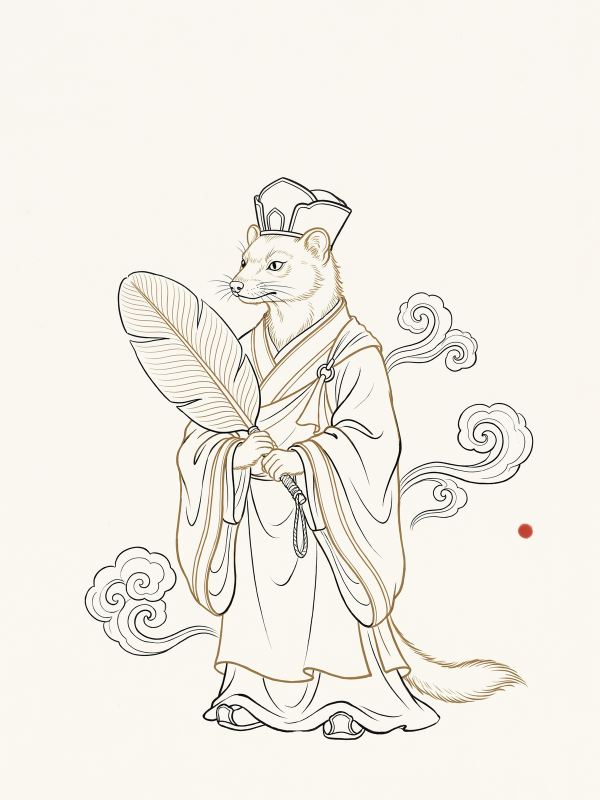
#> input picture assets/promo/plate-set/plate-line-04-huangfengguai.png, 1200 x 1600 px, found by its file name (shown at 1/2 size); its folder holds only this picture in this run
$ python _w974_probe_top2.py
#> lines starting #> are read from the running program, lines starting #| are printed output that depends on the picture
#> in main, im is the input picture: PIL image 1200x1600 RGB; mean R, G, B 242.8, 239.5, 231.8
# -*- coding: utf-8 -*-
"""_w974_probe_top2.py — 量化「bbox 顶」与「阈值化主体顶」的差异（全目录）

问题（W974 实测）：`_w945_prepare.py` 的 ink_top() 取**整图墨迹 bbox 的顶**。
一张图顶部若有 3 个孤立墨点/噪点（实测：plate-line-24 第 18 行仅 3 px·差值 41），
bbox 顶就被拉到 18 px ⇒ 站点版裁切线 = 18−6 = 12 ⇒ 几乎不裁（站点版 1588 px·≈母版高）。

正确口径：**主体顶 = 第一行「行内墨迹像素数 ≥ K」的行**（K 为行内像素数下限·滤掉孤立点）。

本探针对全目录 52 张母版，输出各 K 值下的主体顶与「相对 bbox 顶是否变化」，用于：
  ① 选定 K（须能把 1–4 px 的孤立点滤掉·又不能把真实细线起始误判为噪点）
  ② 量化存量波及面（既有 40 张是否也受影响）

用法：py -3 scripts/_w974_probe_top2.py
"""
import os

from PIL import Image, ImageChops

REPO = r"D:\xiyouji"
SET_DIR = os.path.join(REPO, "assets", "promo", "plate-set")
PAPER = (250, 247, 240)
TOL = 26
KS = (5, 8, 12, 20, 30, 50)


def row_ink_counts(im):
    """逐行的「差值 ≥ TOL 的像素数」"""
    w, h = im.size
#> w = 1200; h = 1600
    d = ImageChops.difference(im.convert("RGB"), Image.new("RGB", im.size, PAPER))
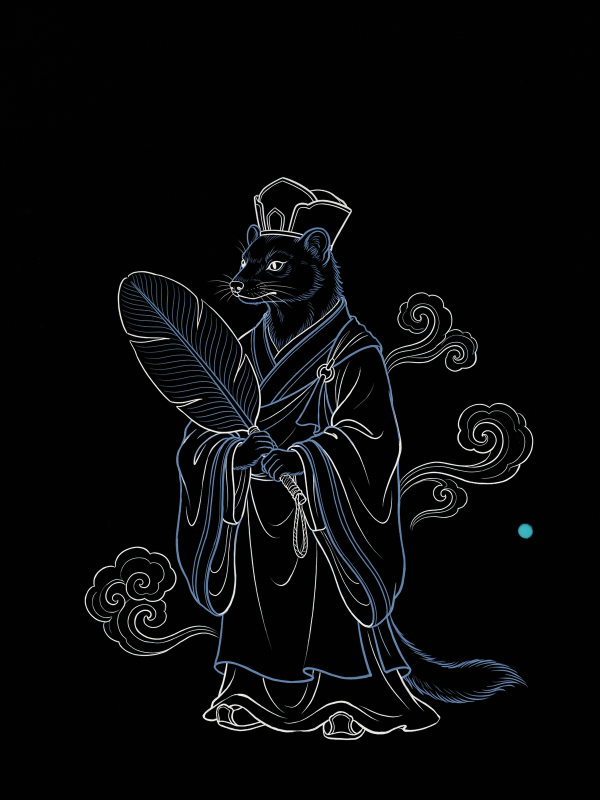
#> d: PIL image 1200x1600 RGB (shown at 1/2 size); mean R, G, B 7.7, 8.6, 9.4
    r, g, b = d.split()
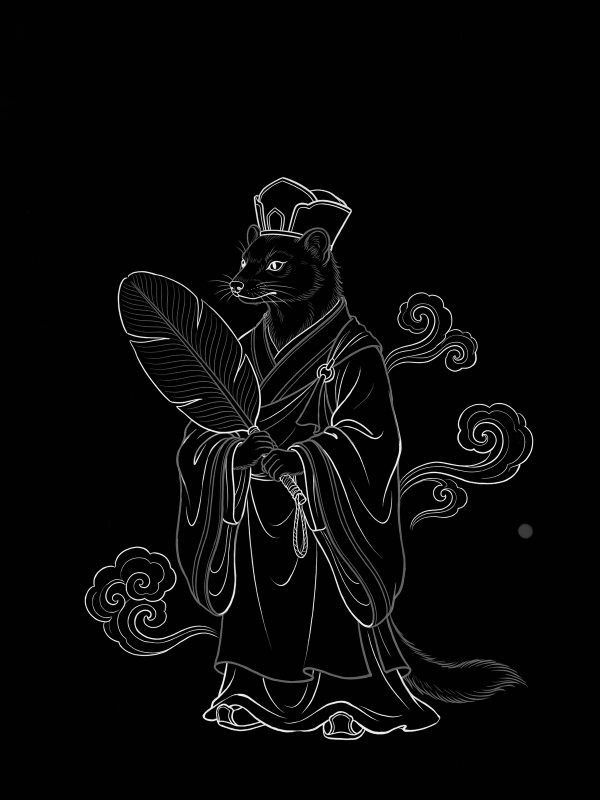
#> r: PIL image 1200x1600 L (shown at 1/2 size); min 0, max 250, mean 7.7
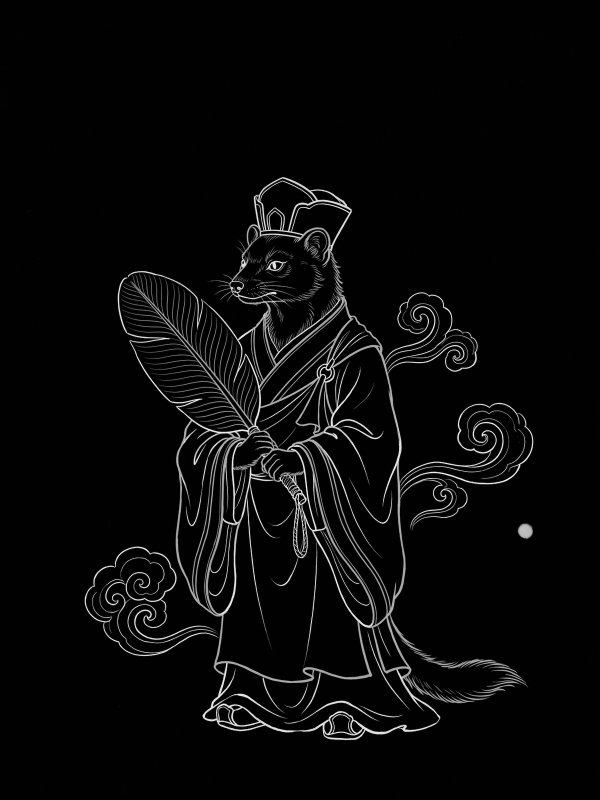
#> b: PIL image 1200x1600 L (shown at 1/2 size); min 0, max 240, mean 9.4
    m = ImageChops.lighter(ImageChops.lighter(r, g), b)
    data = list(m.getdata())
#> data = 1920000 items
    return [sum(1 for v in data[y * w:(y + 1) * w] if v >= TOL) for y in range(h)]


def main():
    stems = sorted(f[:-4] for f in os.listdir(SET_DIR)
                   if f.startswith("plate-line-") and f.endswith(".png"))
    print("母版总数：%d" % len(stems))
    print("%-32s %6s | %s" % ("stem", "bbox顶", "  ".join("K=%-3d" % k for k in KS)))
    changed = {k: [] for k in KS}
    for stem in stems:
        im = Image.open(os.path.join(SET_DIR, stem + ".png")).convert("RGB")
        counts = row_ink_counts(im)
#> counts = 1600 values, max 209 at index 933, min 0 at index 0, mean 70.66
        w, h = im.size
#> w = 1200; h = 1600
        d = ImageChops.difference(im, Image.new("RGB", im.size, PAPER))
        r, g, b = d.split()
        m = ImageChops.lighter(ImageChops.lighter(r, g), b)
        bbox_top = m.point(lambda v: 255 if v > TOL else 0).getbbox()[1]
#> bbox_top = 354
        tops = []
        for k in KS:
            t = next((y for y, c in enumerate(counts) if c >= k), None)
            tops.append(t)
            if t is not None and t != bbox_top:
                changed[k].append((stem, bbox_top, t))
#> this loop made 6 passes
#> t on passes 1 to 6: 354, 355, 355, 357, 363, 380
#> after the loop, tops = [354, 355, 355, 357, 363, 380]
        print("%-32s %6d | %s" % (stem, bbox_top, "  ".join(
            ("%-5d" % t) if t is not None else ("None ") for t in tops)))
#| plate-line-04-huangfengguai         354 | 354    355    355    357    363    380

    print("\n=== 各 K 下「主体顶 ≠ bbox 顶」的张数 ===")
    for k in KS:
        lst = changed[k]
        print("K=%-3d ⇒ %2d 张不同" % (k, len(lst)))
        for stem, bt, t in lst:
            print("        %-32s bbox顶=%-5d 阈值顶=%-5d（差 %+d px）" % (stem, bt, t, t - bt))
#> this loop made 6 passes
#|         plate-line-04-huangfengguai      bbox顶=354   阈值顶=355  （差 +1 px）
#|         plate-line-04-huangfengguai      bbox顶=354   阈值顶=355  （差 +1 px）
#|         plate-line-04-huangfengguai      bbox顶=354   阈值顶=357  （差 +3 px）
#|         plate-line-04-huangfengguai      bbox顶=354   阈值顶=363  （差 +9 px）
#|         plate-line-04-huangfengguai      bbox顶=354   阈值顶=380  （差 +26 px）
    return 0


if __name__ == "__main__":
    raise SystemExit(main())
#> (the program exits here)
